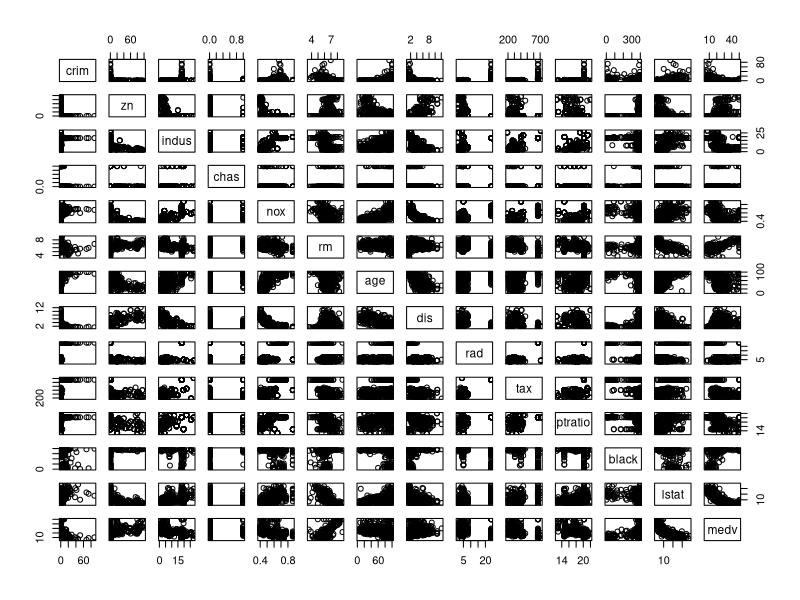
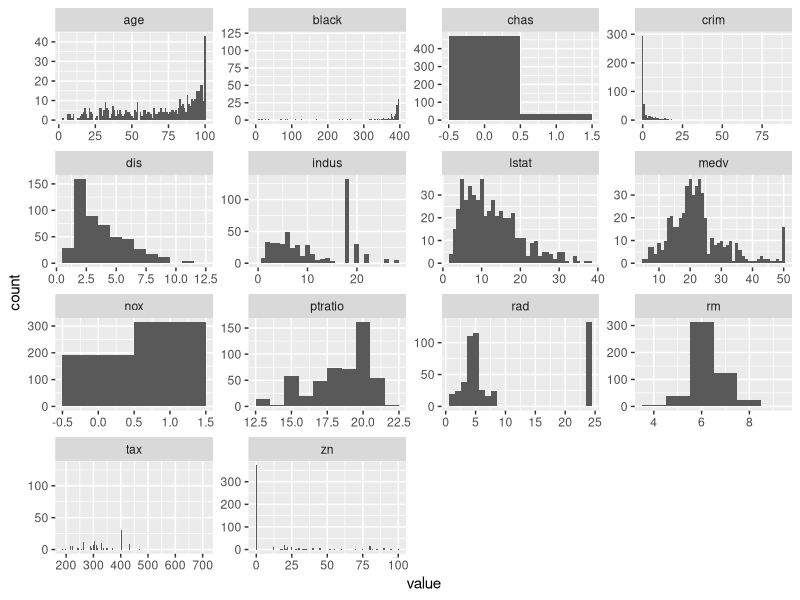
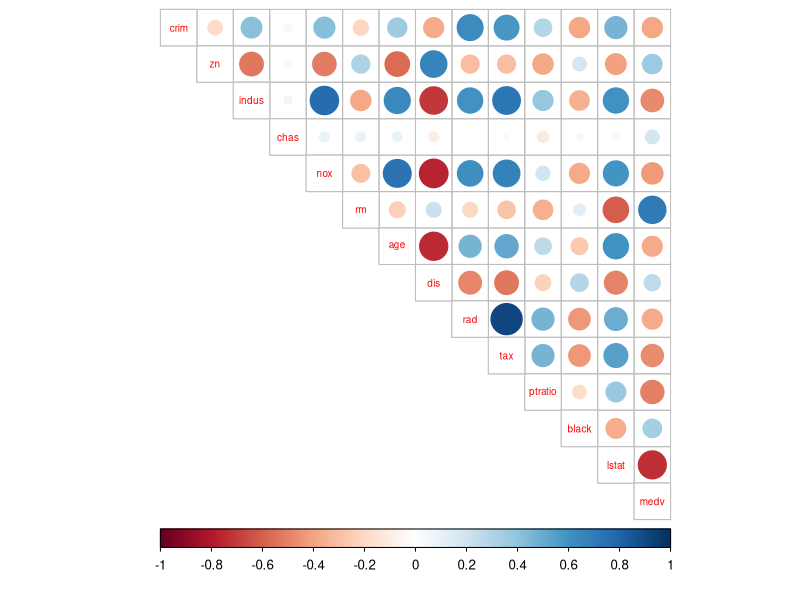
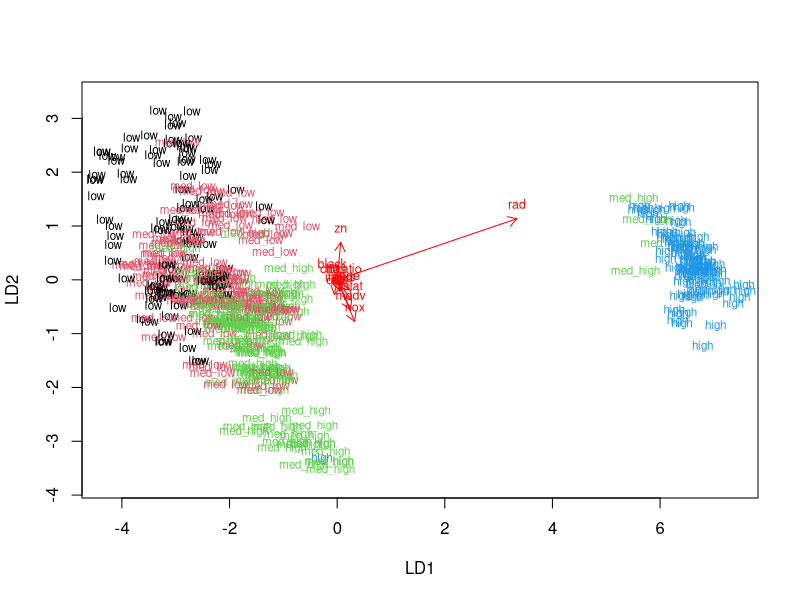
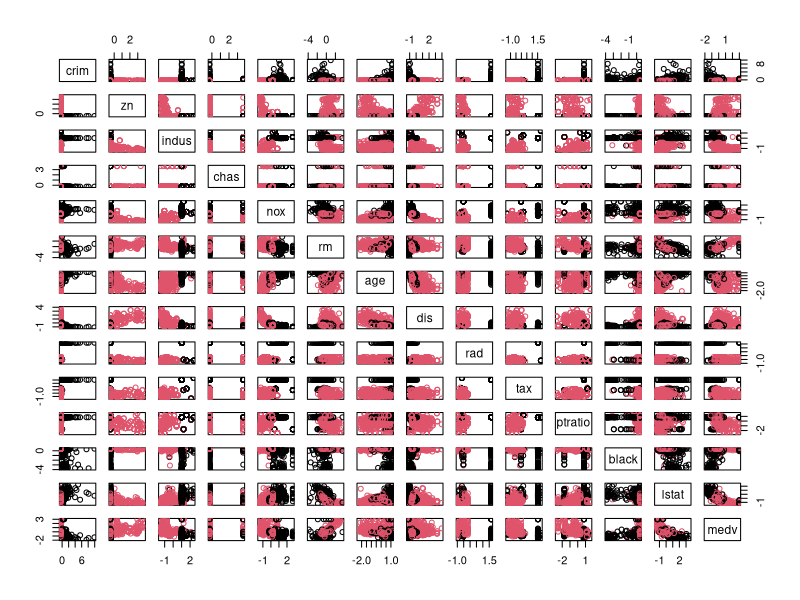
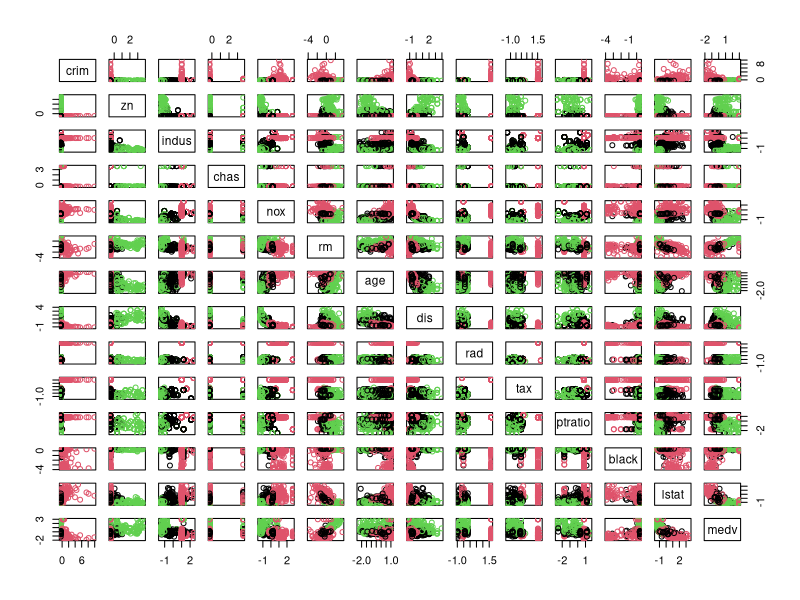
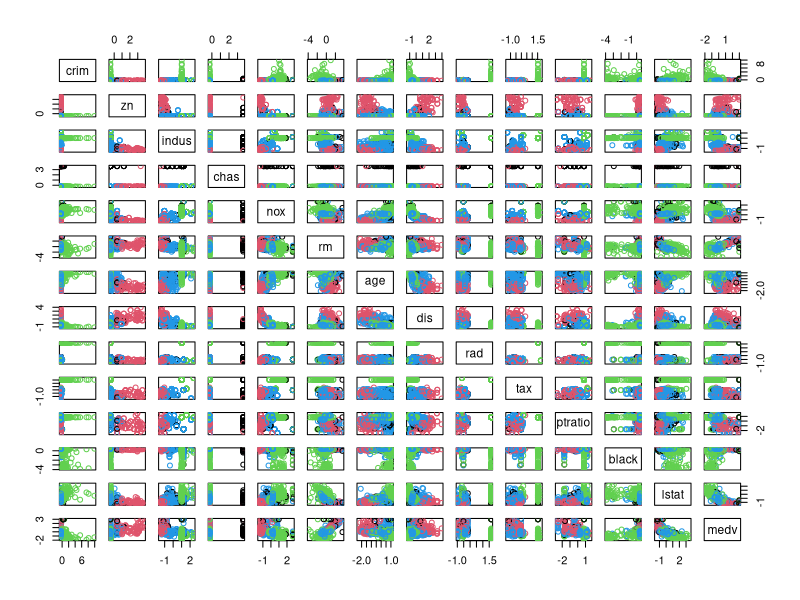
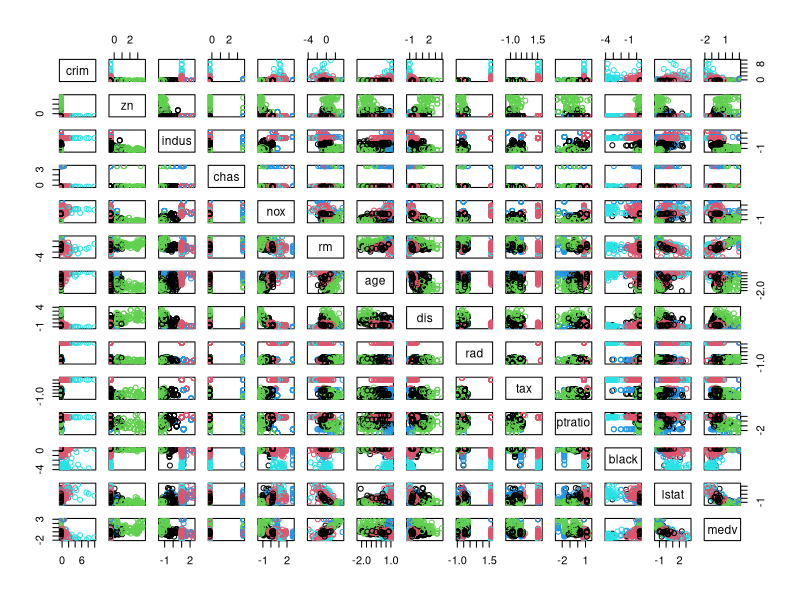

The R source for these figures, in order:
## ---- chunk 1
# access all packages needed in this chunk
library(MASS)
library(dplyr)
library(tidyverse)

# load the data
data("Boston")

# explore the dataset
str(Boston)
dim(Boston)
## ---- chunk 2
# access all packages needed in this chunk
library(dplyr)
library(tidyverse)

# show summaries of variables
summary(Boston)
# plot matrix of the variables
pairs(Boston)
# histograms
Boston %>% 
     gather() %>% 
     ggplot(aes(x=value)) + geom_histogram(binwidth = 1) + facet_wrap('key', scales='free')

## ---- chunk 3
# access all packages needed in this chunk
library(corrplot)
library(dplyr)

# calculate the correlation matrix and round it
cor_matrix <- cor(Boston) %>%
  round(digits = 2)
# visualise the correlation matrix
corrplot(cor_matrix, method="circle", type = "upper", cl.pos = "b", tl.pos = "d", tl.cex = 0.6)

## ---- chunk 4
# center and standardize variables
boston_scaled <- Boston %>%
  scale()
# change the object to data frame
boston_scaled <- as.data.frame(boston_scaled)
# change crim to numeric
boston_scaled$crim <- as.numeric(boston_scaled$crim)
# summaries of the scaled variables
summary(boston_scaled)
sd(boston_scaled$zn)
sd(boston_scaled$age)

# create a quantile vector of crim 
bins <- quantile(boston_scaled$crim)
# create a categorical variable 'crime'
labels <- c("low", "med_low", "med_high", "high")
crime <- cut(boston_scaled$crim, breaks = bins, include.lowest = TRUE, labels = labels)
# look at the table of the new factor crime
table(crime)
# remove original crim from the dataset
boston_scaled <- dplyr::select(boston_scaled, -crim)
# add the new categorical value to scaled data
boston_scaled <- data.frame(boston_scaled, crime)

# divide data set in test and train
# number of rows in the Boston dataset 
n <- nrow(boston_scaled)
# choose randomly 80% of the rows
ind <- sample(n,  size = n * 0.8)
# create train set
train <- boston_scaled[ind,]
# create test set 
test <- boston_scaled[-ind,]

## ---- chunk 5
# crime = target variable, . = all other (explanatory) variables
lda.fit <- lda(crime ~ ., data = train)
# print the lda.fit object
lda.fit
# load function for lda biplot arrows
lda.arrows <- function(x, myscale = 1, arrow_heads = 0.1, color = "red", tex = 0.75, choices = c(1,2)){
  heads <- coef(x)
  graphics::arrows(x0 = 0, y0 = 0, 
         x1 = myscale * heads[,choices[1]], 
         y1 = myscale * heads[,choices[2]], col=color, length = arrow_heads)
  text(myscale * heads[,choices], labels = row.names(heads), 
       cex = tex, col=color, pos=3)
}
# target classes as numeric
classes <- as.numeric(train$crime)
# plot the lda results (select both lines and execute them at the same time!)
plot(lda.fit, dimen = 2, col = classes, pch = classes)
lda.arrows(lda.fit, myscale = 1)
## ---- chunk 6
# save the correct classes from test data
correct_classes <- test$crime
# remove the crime variable from test data
test <- dplyr::select(test, -crime)
# predict classes with test data
lda.pred <- predict(lda.fit, newdata = test)
# cross tabulate the results
conf <- table(correct = correct_classes, predicted = lda.pred$class)
conf
# calculate precision
diag(conf) / rowSums(conf)

## ---- chunk 7
# reload Boston data set
library(MASS)
data("Boston")
# standardise data set
boston_scaled <- as.data.frame(scale(Boston))
boston_scaled$crim <- as.numeric(boston_scaled$crim)

# euclidean distance matrix
dist_eu <- dist(boston_scaled)
# look at the summary of the distances
summary(dist_eu)

# k-means clustering with 2 clusters
km <- kmeans(boston_scaled, centers = 2)
pairs(boston_scaled, col = km$cluster)
# k-means clustering with 3 clusters
km <- kmeans(boston_scaled, centers = 3)
pairs(boston_scaled, col = km$cluster)
# k-means clustering with 4 clusters
km <- kmeans(boston_scaled, centers = 4)
pairs(boston_scaled, col = km$cluster)
# k-means clustering with 5 clusters
km <- kmeans(boston_scaled, centers = 5)
pairs(boston_scaled, col = km$cluster)

## ---- chunk 8
# Work with the exercise in this chunk, step-by-step. Fix the R code!
# MASS, ggplot2 and Boston dataset are available
set.seed(123)

# determine the number of clusters
k_max <- 10

# calculate the total within sum of squares
twcss <- sapply(1:k_max, function(k){kmeans(boston_scaled, k)$tot.withinss})

# visualize the results
qplot(x = 1:k_max, y = twcss, geom = 'line')

